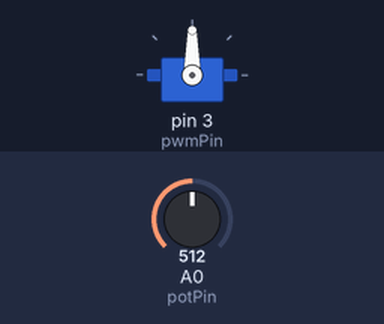
Bench run of a sketch on a simulated Arduino Uno, built with avr-gcc and run on an emulated ATmega328P. On the bench: servo. The test bench sets the inputs (shaded band); at power-on: A0 (potPin) = 512.

Above: at 1.2 s.
1.3 s: A0 (potPin) set to 716
At 2.5 s:
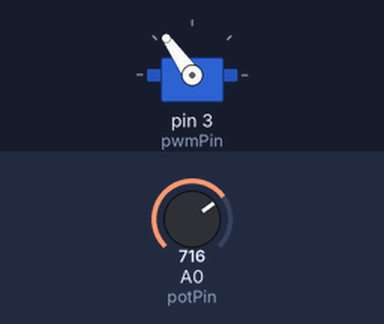
2.8 s: A0 (potPin) set to 900
At 3.6 s:
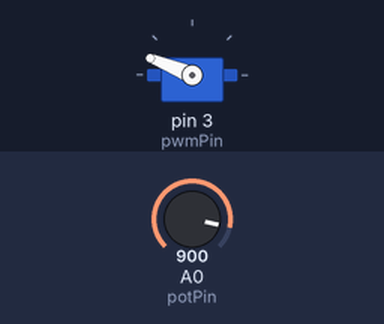
4.3 s: A0 (potPin) set to 1023
At 4.8 s:
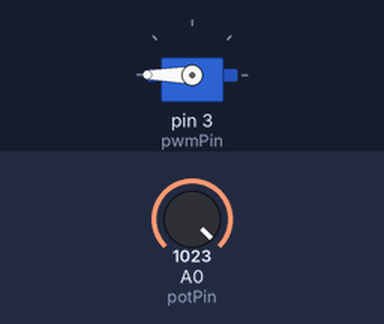
5.8 s: A0 (potPin) set to 306
At 7.0 s:
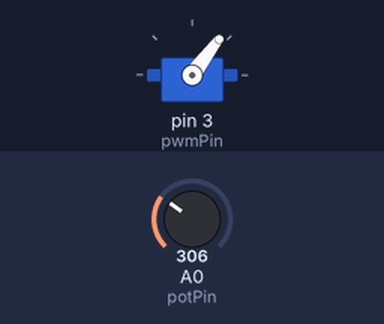
7.3 s: A0 (potPin) set to 122
At 8.3 s:
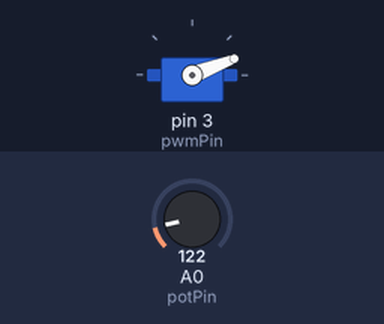
Timing chart, 0 to 9.8 s (numbered marks = the images above; inputs shaded):
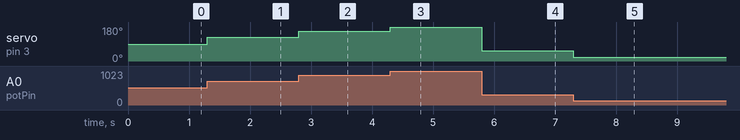

The sketch:

servoControlWithPotentiometer.ino
```cpp
#include <Servo.h>
Servo myServo;
int pwmPin = 3;
int potPin = A0;
int val = 0;
void setup() {
  // put your setup code here, to run once:
  pinMode(pwmPin,OUTPUT);
  Serial.begin(9600);
  myServo.attach(pwmPin);
}

void loop() {
  val = analogRead(potPin);
  val = map(val, 0, 1023, 0, 180);
  myServo.write(val);
}
```

Measured:
- after the input at 1.3 s, servo on pin 3 (pwmPin): 90° → 125° at once
- after the input at 2.8 s, servo on pin 3 (pwmPin): 125° → 158° at once
- after the input at 4.3 s, servo on pin 3 (pwmPin): 158° → 180° at once
- after the input at 5.8 s, servo on pin 3 (pwmPin): 180° → 53° at once
- after the input at 7.3 s, servo on pin 3 (pwmPin): 53° → 21° at once
